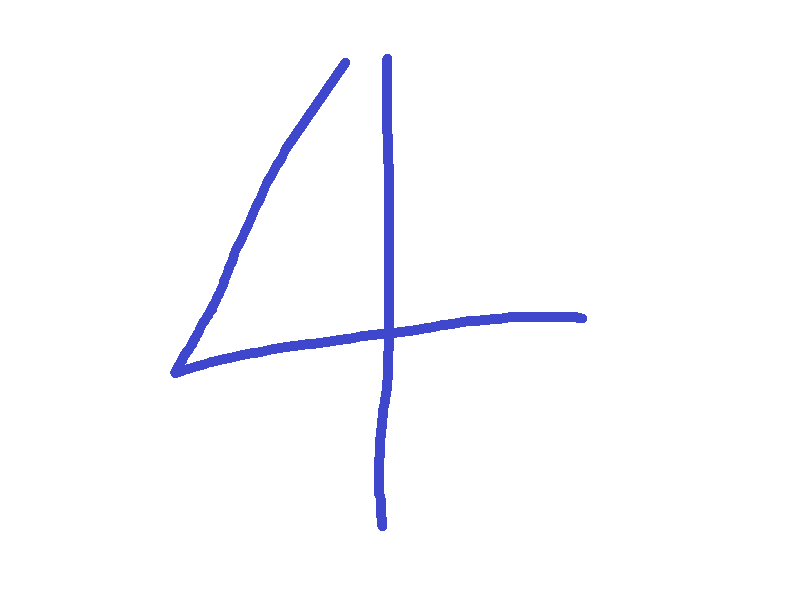
#> input picture machine_learning/image_similarity/images/four.png, 800 x 600 px
$ python SSIM.py   (older library calls are emulated)
#> lines starting #> are read from the running program, lines starting #| are printed output that depends on the picture; after the words box and inside, x2 and y2 are one past the last pixel; in counts of white or black regions, pixels touching at a corner belong together; long printed decimals are rounded
from skimage.measure import compare_ssim
from scipy.misc import imread
import numpy as np
import cv2


# 3. Load the two input images
imageA = cv2.imread('./images/four.png')
#> imageA is the input picture: shape (600, 800, 3); mean B, G, R 253.7, 250.3, 250.1
imageB = cv2.imread('./images/two_1.png')
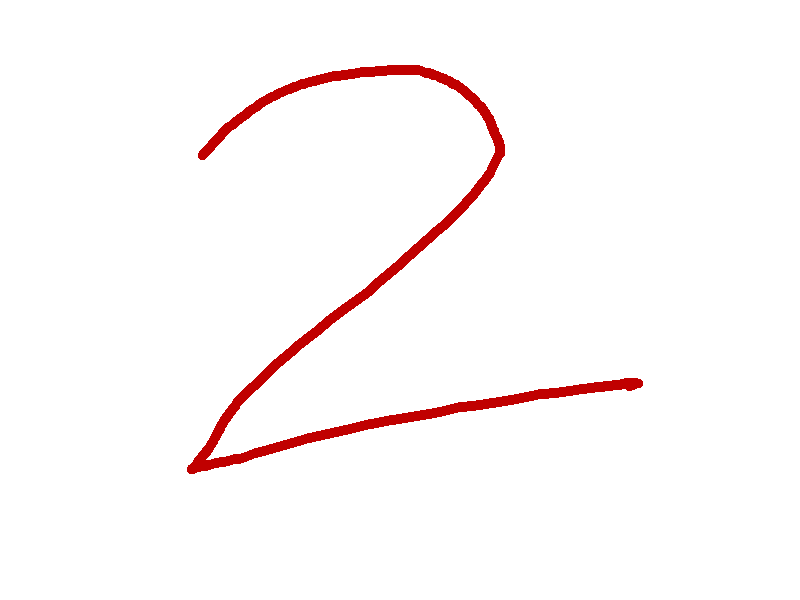
#> input picture machine_learning/image_similarity/images/two_1.png, 800 x 600 px
#> imageB is the input picture: shape (600, 800, 3); mean B, G, R 248.3, 248.3, 253.4

# 4. Convert the images to grayscale
grayA = cv2.cvtColor(imageA, cv2.COLOR_BGR2GRAY)
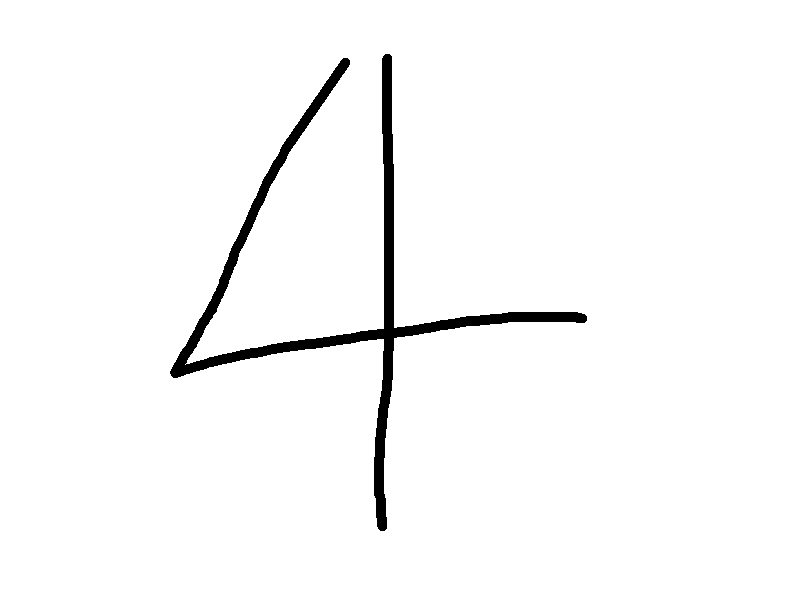
#> grayA: shape (600, 800); values 84 (black) and 255 (white), 97.5% white; 1 black region, box (x1, y1, x2, y2) and area: (170, 54, 587, 531) 12198
grayB = cv2.cvtColor(imageB, cv2.COLOR_BGR2GRAY)
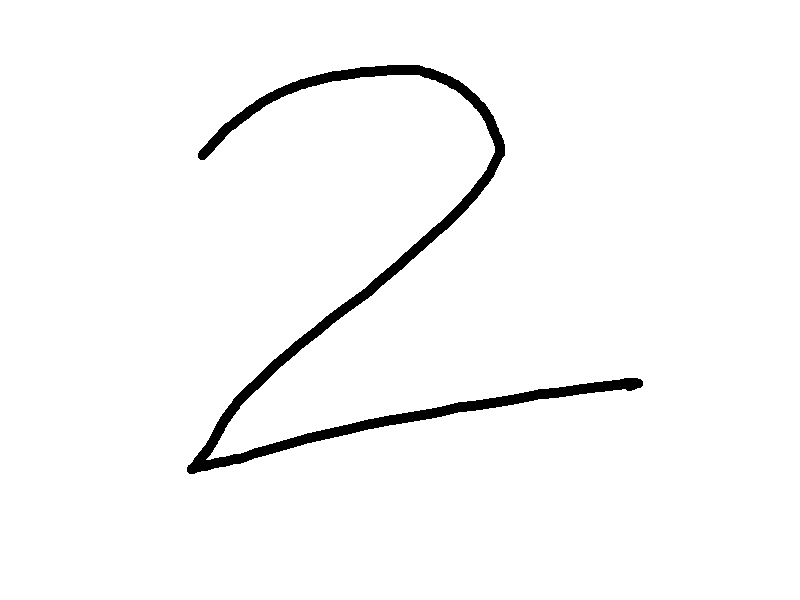
#> grayB: shape (600, 800); values 57 (black) and 255 (white), 97.4% white; 1 black region, box (x1, y1, x2, y2) and area: (187, 65, 643, 474) 12539

#
# cv2.imshow("grayA", grayA)


# 二值化
_, imgA_bin = cv2.threshold(grayA, 127, 255, cv2.THRESH_BINARY_INV)
# [12 lines of commented-out code are left out]

_, imgB_bin = cv2.threshold(grayB, 127, 255, cv2.THRESH_BINARY_INV)


#grayB = np.resize(grayB, (grayA.shape[0], grayA.shape[1], grayA.shape[2]))

ssim = compare_ssim(imgA_bin, imgB_bin, multichannel = False)
#> ssim = 0.913
print(ssim)
#| 0.9128
